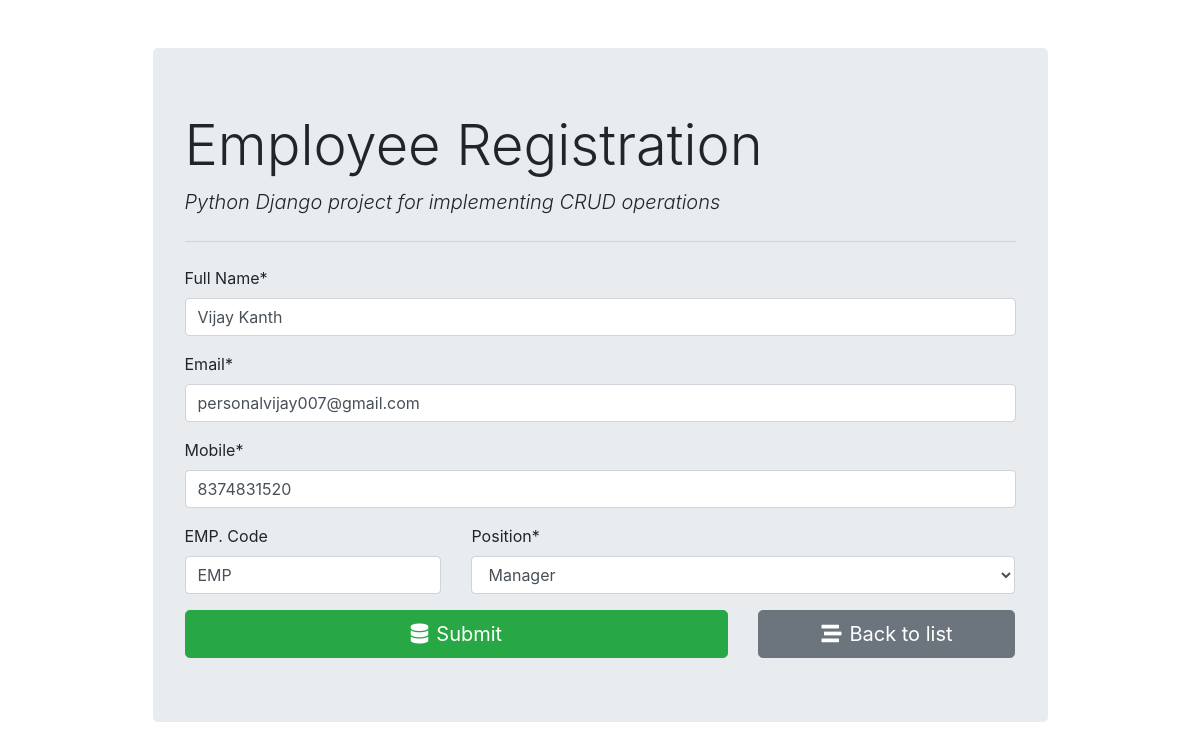
/employee/9/, run on the app's committed database.
### employee_register/models.py (models this page shows, shortened)
class Employee(models.Model):
    fullname = models.CharField(max_length=100)
    email = models.EmailField()
    mobile = models.CharField(max_length=10)
    emp_code = models.CharField(max_length=3)
    position = models.ForeignKey(Position, on_delete=models.CASCADE)

### employee_register/views.py (the view)
# urls.py: path('', employee_form, name='form'),
def employee_form(request, id=0):
    if request.method=='POST':
        if id==0:
            form = EmployeeForm(request.POST)
        else:
            employee = Employee.objects.get(pk=id)
            form = EmployeeForm(request.POST, instance=employee)
        if form.is_valid():
            form.save()
            return redirect('employee:list')
    else:
        if id==0:
            form = EmployeeForm()
        else:
            employee = Employee.objects.get(pk=id)
            form = EmployeeForm(instance=employee)
    return render(request, 'employee_register/form.html', {'form': form})

### employee_register/forms.py
class EmployeeForm(forms.ModelForm):
    class Meta:
        model = Employee
        fields = ['fullname','mobile','email','emp_code','position']
        labels = {
            'fullname': 'Full Name',
            'emp_code': 'EMP. Code',
        }
    def __init__(self, *args, **kwargs):
        super(EmployeeForm, self).__init__(*args, **kwargs)
        self.fields['position'].empty_label = 'Select'
        self.fields['emp_code'].required = False

### employee_register/models.py (called while the page is built)
    def __str__(self):
        return self.title

### employee_register/templates/employee_register/form.html (shortened to what this page needs)
{% extends 'employee_register/base.html' %}
{% load crispy_forms_tags %}
{% block content %}
<form method="post" action="" autocomplete="off">
    {{ form.fullname|as_crispy_field }}
     {{ form.email|as_crispy_field }}
     {{ form.mobile|as_crispy_field }}
    <div class="row">
        <div class="col-md-4">
            {{ form.emp_code|as_crispy_field }}
             </div>
            <div class="col-md-8">
              {{ form.position|as_crispy_field }}
            </div>
    </div>
    <div class="row">
        <div class="col-md-8">
             <button type="submit" class="btn btn-success btn-block btn-lg"><i class="fas fa-database mr-2"></i>Submit</button>
        </div>
        <div class="col-md-4">
            <a href="{% url 'employee:list' %}" class="btn btn-secondary btn-block btn-lg">
                <i class="fas fa-stream mr-2"></i>Back to list
            </a>
        </div>
    </div>
</form>
{% endblock %}

### data on the page
Employee: fullname "Vijay Kanth", email "personalvijay007@gmail.com", mobile "8374831520", emp_code "EMP", position "Manager"
